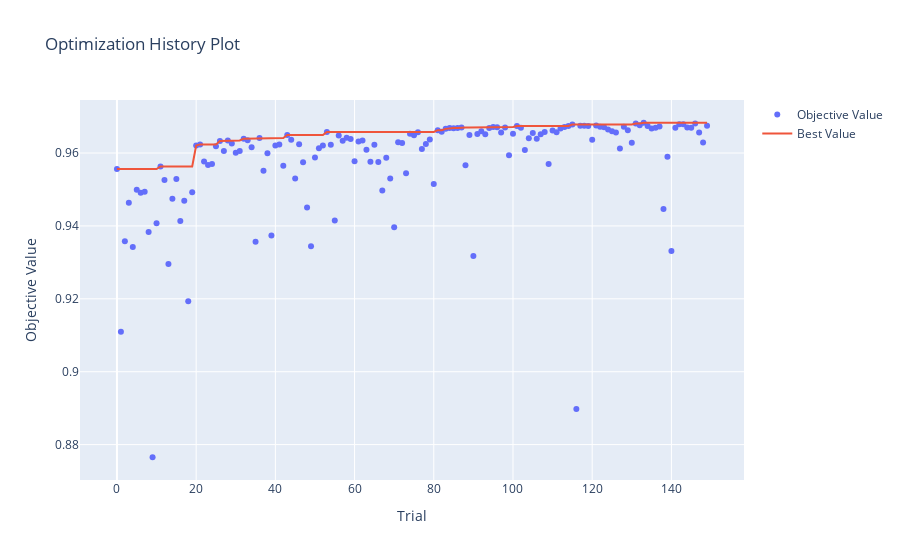

Notebook cell for this chart:
### Code cell
plt.figure(figsize=(10, 6))
optuna.visualization.plot_optimization_history(study1)

### Figure 1 — Plotly figure (JSON) as saved in the notebook; plotly's stock layout.template omitted (floating-point values rounded to 4 significant figures; data arrays with more than 128 entries replaced by an {"elided": "..."} marker saying what was removed)
{"data": [{"mode": "markers", "name": "Objective Value", "type": "scatter", "x": {"elided": "150 int values"}, "y": {"elided": "150 float values"}}, {"mode": "lines", "name": "Best Value", "type": "scatter", "x": {"elided": "150 int values"}, "y": {"elided": "150 float values"}}, {"marker": {"color": "#cccccc"}, "mode": "markers", "name": "Infeasible Trial", "showlegend": false, "type": "scatter", "x": [], "y": []}], "layout": {"title": {"text": "Optimization History Plot"}, "xaxis": {"title": {"text": "Trial"}}, "yaxis": {"title": {"text": "Objective Value"}}}}
